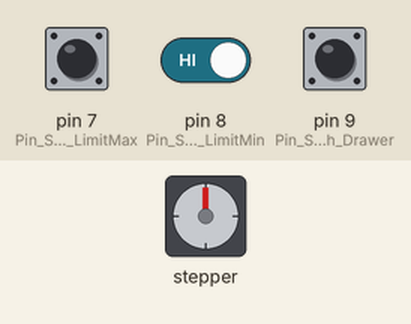
The program below on a simulated Arduino Nano Every. On the bench: stepper motor. Wiring (inferred from the names in the program): stepper motor driver (200 steps per turn assumed): step pin 11; direction pin 12; enable pin 10. The test bench sets the inputs (shaded band); at power-on: pin 9 (Pin_Switch_Drawer) LOW, pin 8 (Pin_Switch_LimitMin) HIGH, pin 7 (Pin_Switch_LimitMax) LOW.

Above: at 1.2 s.
1.3 s: pin 9 (Pin_Switch_Drawer) pulled HIGH for 1 s
At 3.2 s:
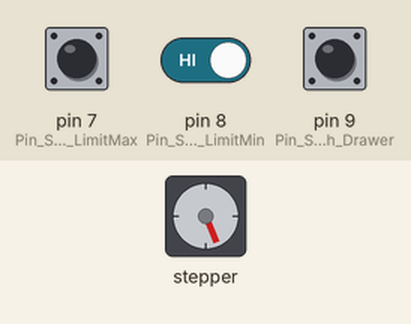
3.8 s: pin 9 (Pin_Switch_Drawer) pulled HIGH for 0.15 s
At 5.0 s:
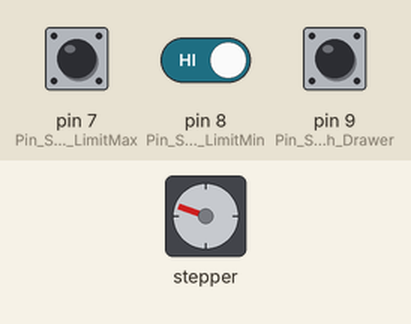
5.4 s: pin 9 (Pin_Switch_Drawer) pulled HIGH for 3.2 s
At 9.2 s:
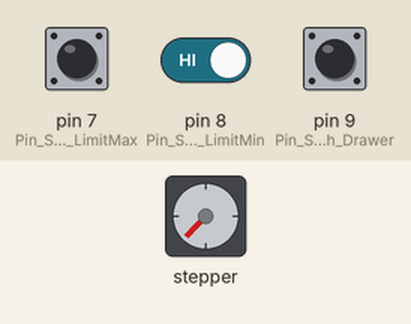
10.1 s: pin 9 (Pin_Switch_Drawer) pulled HIGH for 1 s
At 12.2 s:
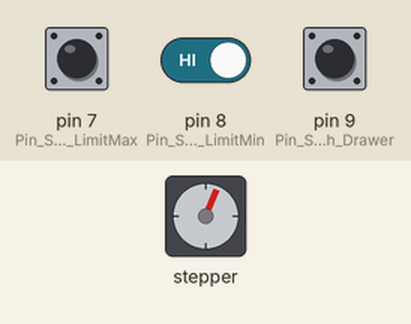
12.6 s: pin 9 (Pin_Switch_Drawer) pulled HIGH for 3.2 s
At 16.9 s:
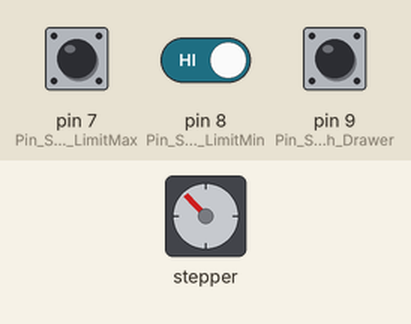
17.3 s: pin 8 (Pin_Switch_LimitMin) driven LOW and pin 9 (Pin_Switch_Drawer) driven HIGH
At 18.05 s:
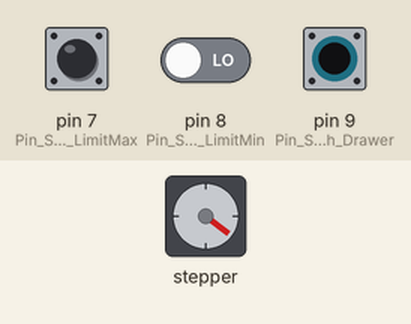
Timing chart, 0 to 27.8 s (numbered marks = the images above; inputs shaded):
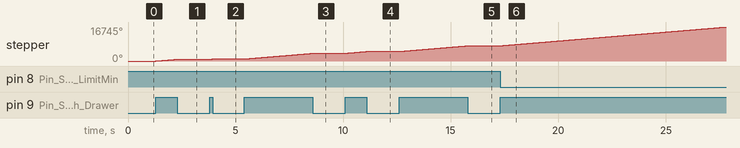

Measured:
- after the input at 1.3 s, stepper: turns 878° clockwise in 1.0 s, starting at once
- after the input at 3.8 s, stepper: turns 131° clockwise in 0.15 s, starting at once
- after the input at 5.4 s, stepper: turns 2814° clockwise in 3.2 s, starting at once
- after the input at 10.1 s, stepper: turns 880° clockwise in 1.0 s, starting at once
- after the input at 12.6 s, stepper: turns 2813° clockwise in 3.2 s, starting at once
- after the input at 17.3 s, stepper: keeps turning clockwise at about 879°/s, starting at once

The program:

main.cpp
```cpp
#include <Arduino.h>

//Pinout
constexpr int Pin_Motor_Direction 	= 12;
constexpr int Pin_Motor_Step 		= 11;
constexpr int Pin_Motor_Enable 		= 10;
constexpr int Pin_Switch_Drawer 	= 9;
constexpr int Pin_Switch_LimitMin 	= 8;
constexpr int Pin_Switch_LimitMax 	= 7;
constexpr int Pin_RaspPi_Power 		= 6;

constexpr int StepperPulseDuration  = 1000;

bool bShouldRaspberryPiBePowered = true;
bool bIsRaspberryPiPowered = true; //will power on automatically.
bool bIsProcessing = true;

#define GO_UP true
#define GO_DOWN false

//motor is active low. So define these for readability sake.
#define MOTOR_OFF true
#define MOTOR_ON false

void OnDrawerStateChanged_ISR()
{
	bIsProcessing = true;
}

void OnLimitHit_ISR()
{
	//kill motor power immediately.
	digitalWrite(Pin_Motor_Enable, MOTOR_OFF);
}

void setup()
{
	//Outputs
	pinMode(Pin_Motor_Direction, OUTPUT);
	pinMode(Pin_Motor_Step, OUTPUT);
	pinMode(Pin_Motor_Enable, OUTPUT);
	pinMode(Pin_RaspPi_Power, OUTPUT);

	//initial state
	digitalWrite(Pin_Motor_Enable, MOTOR_OFF);
	digitalWrite(Pin_Motor_Direction, GO_DOWN);
	digitalWrite(Pin_Motor_Step, false);
	digitalWrite(Pin_RaspPi_Power, false);

	//Interrupts
	attachInterrupt(Pin_Switch_LimitMin, OnLimitHit_ISR, RISING);
	attachInterrupt(Pin_Switch_LimitMin, OnLimitHit_ISR, RISING);
	attachInterrupt(Pin_Switch_Drawer, OnDrawerStateChanged_ISR, CHANGE);

	//Power on, initial state.
	OnDrawerStateChanged_ISR();
}

void HandleRaspberryPiPowerState()
{
	if (bShouldRaspberryPiBePowered == bIsRaspberryPiPowered)
	{
		return;
	}

	bIsRaspberryPiPowered = bShouldRaspberryPiBePowered;

	digitalWrite(Pin_RaspPi_Power, true);
	delay(1000);
	digitalWrite(Pin_RaspPi_Power, false);
}

bool SeekMotorTowardsTarget()
{
	const bool bIsDrawerOpen = digitalRead(Pin_Switch_Drawer);
	bShouldRaspberryPiBePowered = bIsDrawerOpen;

	if (bIsDrawerOpen == true && digitalRead(Pin_Switch_LimitMax) == false)
	{
		//Raise
		digitalWrite(Pin_Motor_Direction, GO_UP);
		digitalWrite(Pin_Motor_Enable, MOTOR_ON);

		digitalWrite(Pin_Motor_Step, HIGH);
		delayMicroseconds(StepperPulseDuration);
		digitalWrite(Pin_Motor_Step, LOW);
		delayMicroseconds(StepperPulseDuration);
		return false;
	}
	else if (bIsDrawerOpen == false && digitalRead(Pin_Switch_LimitMin) == false)
	{
		//Retract
		digitalWrite(Pin_Motor_Direction, GO_DOWN);
		digitalWrite(Pin_Motor_Enable, MOTOR_ON);

		digitalWrite(Pin_Motor_Step, HIGH);
		delayMicroseconds(StepperPulseDuration);
		digitalWrite(Pin_Motor_Step, LOW);
		delayMicroseconds(StepperPulseDuration);
		return false;
	}

	digitalWrite(Pin_Motor_Enable, MOTOR_OFF);
	return true;
}

void loop()
{
	if (!bIsProcessing)
	{
		return;
	}

	if (const bool bReachedTarget = SeekMotorTowardsTarget())
	{
		HandleRaspberryPiPowerState();
		bIsProcessing = false;
	}
}
```
